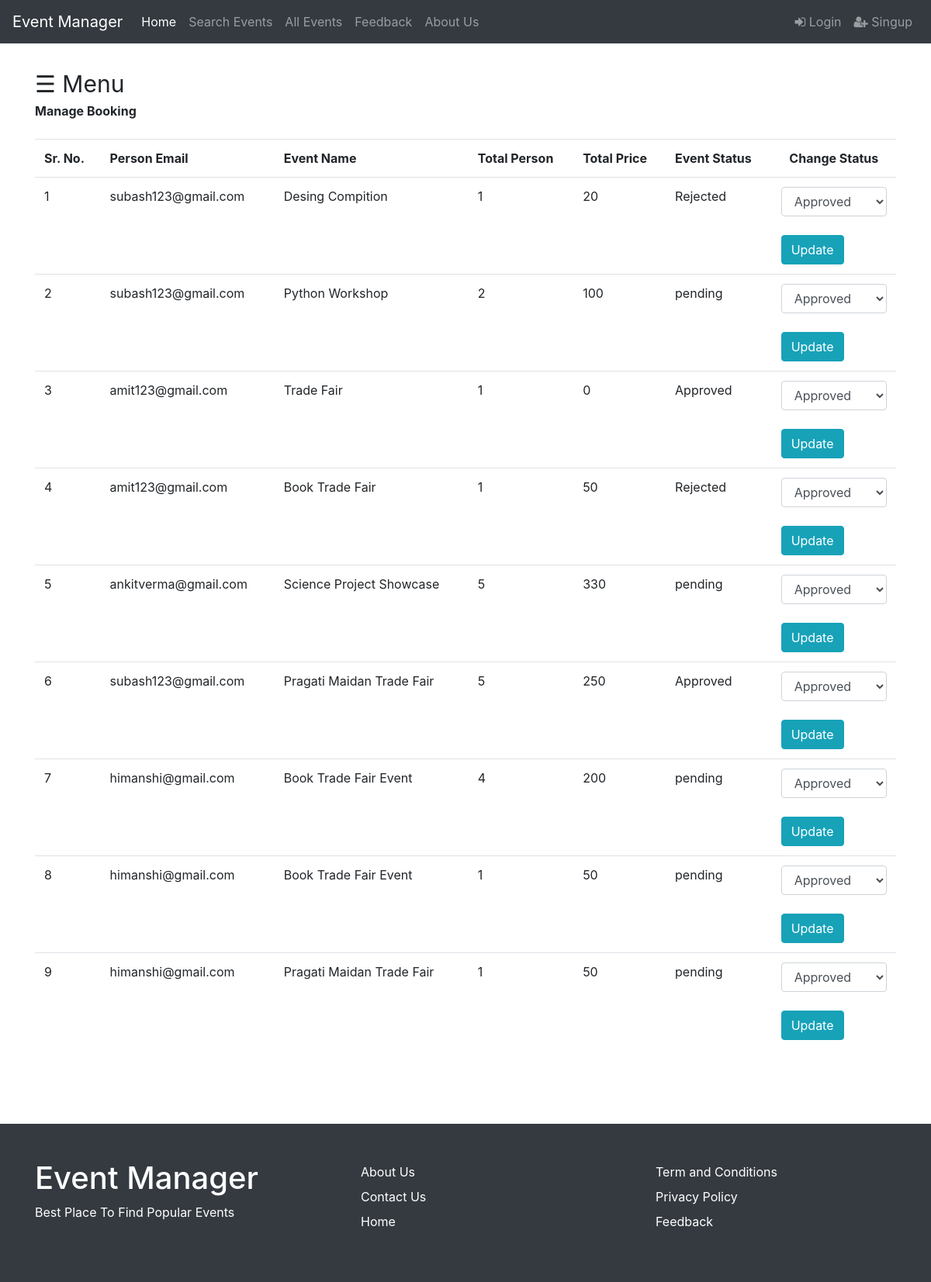
The app's page /admin/bookmanage.php (signed in) with its own data.
### tables this page shows
CREATE TABLE `booking` (
  `bk_id` int(11) NOT NULL,
  `bk_user_id` int(11) NOT NULL,
  `bk_evnt_name` varchar(255) NOT NULL,
  `bk_user_name` varchar(255) NOT NULL,
  `bk_user_email` varchar(255) NOT NULL,
  `bk_user_person` int(50) NOT NULL,
  `bk_evnt_price` decimal(50,0) NOT NULL,
  `bk_event_status` varchar(50) NOT NULL,
  `bk_evnt_date` datetime(6) NOT NULL,
  `created_at` timestamp NOT NULL DEFAULT current_timestamp()
);

### config/function.php (called while the page is built, shortened)
<?php
function getMybooking($userid =null)
{
	$data = array();
	if(!empty($userid))
	{
		$book_detail_sql = "SELECT * FROM booking  WHERE bk_user_id='$userid' ";
	}
	else{
		$book_detail_sql = "SELECT * FROM booking";
	}
	$conn = new Dbconnect();
	$db = $conn->dbmsConnect();
	$event_result = $db->query($book_detail_sql);
	if($event_result->num_rows > 0 )
	{
		while($event = $event_result->fetch_assoc())
		{
			$data[] = $event;
 		}
 		return $data;
	}
	else
	{
		echo "<h2 class='text-center'>You have not made any bookings yet</h2>
		<br><br><br><br><br><br><br><br><br><br>";
		exit();
	}
}
?>

### admin/bookmanage.php (the view, shortened to what this page needs)
<?php
	  include('../layout/header.php');
	  include('../config/function.php');
		$book_detail = getMybooking();
?>
	<div class="container">
		<div class="row">
			<div class="col-md-12">
				<section class="mt-30">
					<?php include('sidebar.php'); ?>
					<div id="main">
						<span><b>Manage Booking</b></span>
						<br>
						<br>
						<table class="table">
							<tr>
								<th>Sr. No.</th>
								<th>Person Email</th>
								<th>Event Name</th>
								<th>Total Person</th>
								<th>Total Price</th>
								<th>Event Status</th>
								<th colspan="2" class="text-center">Change Status</th>
							</tr>
							<?php $i=1; foreach($book_detail as $booking) { ?>
							<tr>
								<td><?php echo $i; ?></td>
								<td><?php echo $booking['bk_user_email']; ?></td>
								<td><?php echo $booking['bk_evnt_name']; ?></td>
								<td><?php echo $booking['bk_user_person']; ?></td>
								<td><?php echo $booking['bk_evnt_price']; ?></td>
								<td><?php echo $booking['bk_event_status']; ?></td>
								<td>
									<form method="POST" action="<?php echo BASE_URL; ?>admin/bookmanage.php">
										<select name="change_status" class="form-control">
											<option value="Approved">Approved</option>
										</select>
										<br>
										<input type="submit" class="btn btn-info" name="update_status" value="Update">
									</form>
								</td>
							</tr>
							<?php $i++; }  ?>
						</table>
					</div>
				</section>
			</div>
		</div>
	</div>
<?php include('../layout/footer.php'); ?>

### assets/css/custom.css (style rules this page uses)
body { margin: 0; padding: 0; }
section { padding-bottom: 80px; }
.mt-30 { margin-top: 30px; }

### records on screen
booking: bk_user_email "subash123@gmail.com", bk_evnt_name "Desing Compition", bk_user_person "1", bk_evnt_price "20", bk_event_status "Rejected"
booking: bk_user_email "subash123@gmail.com", bk_evnt_name "Python Workshop", bk_user_person "2", bk_evnt_price "100", bk_event_status "pending"
booking: bk_user_email "amit123@gmail.com", bk_evnt_name "Trade Fair", bk_user_person "1", bk_evnt_price "0", bk_event_status "Approved"
booking: bk_user_email "amit123@gmail.com", bk_evnt_name "Book Trade Fair", bk_user_person "1", bk_evnt_price "50", bk_event_status "Rejected"
booking: bk_user_email "ankitverma@gmail.com", bk_evnt_name "Science Project Showcase", bk_user_person "5", bk_evnt_price "330", bk_event_status "pending"
booking: bk_user_email "subash123@gmail.com", bk_evnt_name "Pragati Maidan Trade Fair", bk_user_person "5", bk_evnt_price "250", bk_event_status "Approved"
booking: bk_user_email "himanshi@gmail.com", bk_evnt_name "Book Trade Fair Event", bk_user_person "4", bk_evnt_price "200", bk_event_status "pending"
booking: bk_user_email "himanshi@gmail.com", bk_evnt_name "Book Trade Fair Event", bk_user_person "1", bk_evnt_price "50", bk_event_status "pending"
booking: bk_user_email "himanshi@gmail.com", bk_evnt_name "Pragati Maidan Trade Fair", bk_user_person "1", bk_evnt_price "50", bk_event_status "pending"
